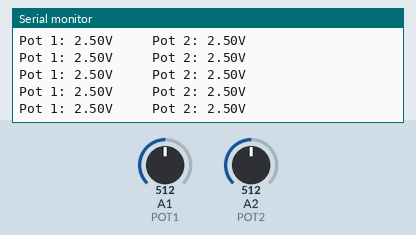
Recording of a sketch running on a simulated Arduino Uno, built with avr-gcc and run on an emulated ATmega328P. On the bench: the last lines printed to the serial monitor. The inputs (shaded band) are chosen by the test bench; at power-on: A1 (POT1) = 512, A2 (POT2) = 512.

Above: at 1.2 s.
1.3 s: A1 (POT1) set to 716
At 1.57 s:
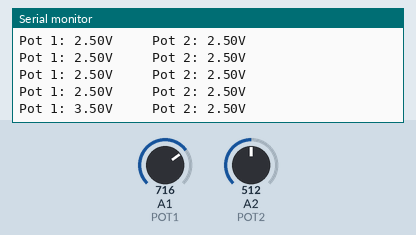
2.8 s: A2 (POT2) set to 716
At 2.97 s:
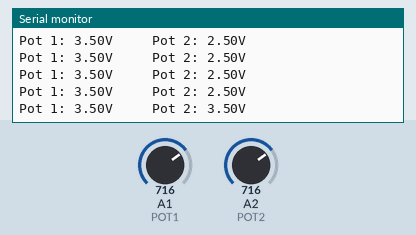
4.3 s: A1 (POT1) set to 900
At 4.38 s:
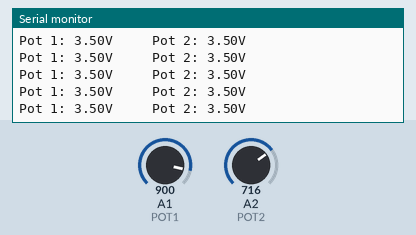
5.8 s: A2 (POT2) set to 900
At 5.99 s:
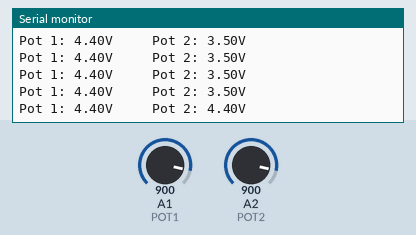
Timing chart, 0 to 8.3 s (numbered marks = the images above; inputs shaded):
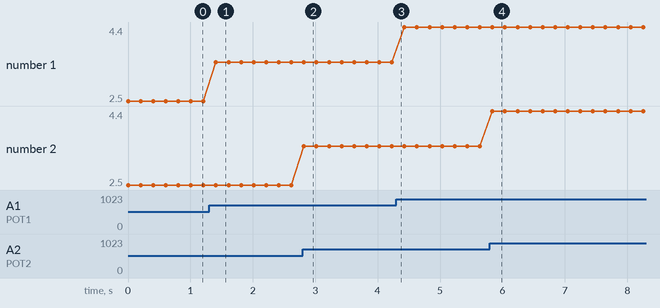

The sketch:

experiment_7_SPI_bus.ino
```cpp
// (licence header left out)
#include <SPI.h>

const int CS1 = 10; //cs pot 1
const int CS2 = 9; //cs pot 2
const int POT1 = A1; //wiper pot 1
const int POT2 = A2; //wiper pot 2
const byte address = 0x00;

float voltage1; //volts for pot 1
float voltage2; //volts for pot 2

void setup() {
  pinMode (CS1, OUTPUT);
  pinMode (CS2, OUTPUT);
  pinMode (POT1, INPUT);
  pinMode (POT2, INPUT);
  SPI.begin();
  Serial.begin (115200);
}

void loop() {
  for (int i = 0; i <= 128; i++) //7 bits addressing for the pot wiper
  {
    //increase resistance of pot 1
    digitalWrite(CS1, LOW);
    SPI.transfer(address);
    SPI.transfer(i);
    digitalWrite(CS1, HIGH);
    voltage1 = analogRead (POT1) / 1023.0 * 5.0;
    //decrease resistance of pot 2
    digitalWrite(CS2, LOW);
    SPI.transfer(address);
    SPI.transfer(128 - i);
    digitalWrite(CS2, HIGH);
    voltage2 = analogRead (POT2) / 1023.0 * 5.0;
    Serial.print ("Pot 1: ");
    Serial.print (voltage1);
    Serial.print ("V     ");
    Serial.print ("Pot 2: ");
    Serial.print (voltage2);
    Serial.println ("V ");
    delay(200);
  }
  delay(500);
  for (int i = 0; i <= 128; i++)
  {
    //decrease resistance of pot 1
    digitalWrite(CS1, LOW);
    SPI.transfer(address);
    SPI.transfer(128 - i);
    digitalWrite(CS1, HIGH);
    voltage1 = analogRead (POT1) / 1023.0 * 5.0;
    //increase resistance of pot 2
    digitalWrite(CS2, LOW);
    SPI.transfer(address);
    SPI.transfer(i);
    digitalWrite(CS2, HIGH);
    voltage2 = analogRead (POT2) / 1023.0 * 5.0;
    Serial.print ("Pot 1: ");
    Serial.print (voltage1);
    Serial.print ("V     ");
    Serial.print ("Pot 2: ");
    Serial.print (voltage2);
    Serial.println ("V ");
    delay(200);
  }
}
```

Measured:
- after the input at 1.3 s, the serial monitor: prints a new line after 0.11 s (image 1)
- after the input at 2.8 s, the serial monitor: prints a new line at once (image 2)
- after the input at 5.8 s, the serial monitor: prints a new line at once (image 4)
- plotted number 1: 2.5 → 3.5 after the input at 1.3 s, 3.5 → 4.4 after the input at 4.3 s
